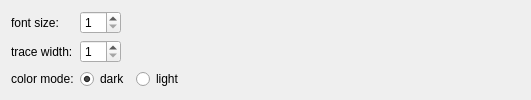
           <widget class="QWidget" name="styleTab">
            <attribute name="title">
             <string>style</string>
            </attribute>
            <layout class="QHBoxLayout" name="horizontalLayout_20">
             <item>
              <layout class="QFormLayout" name="formLayout_9">
               <item row="0" column="0">
                <widget class="QLabel" name="label_7">
                 <property name="text">
                  <string>font size:</string>
                 </property>
                </widget>
               </item>
               <item row="0" column="1">
                <layout class="QHBoxLayout" name="horizontalLayout_28">
                 <item>
                  <widget class="QSpinBox" name="fontSizeSelect">
                   <property name="toolTip">
                    <string>set font point size for plots</string>
                   </property>
                   <property name="minimum">
                    <number>1</number>
                   </property>
                  </widget>
                 </item>
                 <item>
                  <spacer name="horizontalSpacer_10">
                   <property name="orientation">
                    <enum>Qt::Horizontal</enum>
                   </property>
                   <property name="sizeHint" stdset="0">
                    <size>
                     <width>40</width>
                     <height>20</height>
                    </size>
                   </property>
                  </spacer>
                 </item>
                </layout>
               </item>
               <item row="1" column="0">
                <widget class="QLabel" name="label_15">
                 <property name="text">
                  <string>trace width:</string>
                 </property>
                </widget>
               </item>
               <item row="1" column="1">
                <layout class="QHBoxLayout" name="horizontalLayout_19">
                 <item>
                  <widget class="QSpinBox" name="lineWidthSelect">
                   <property name="toolTip">
                    <string>set line width for all traces (overrides indiviual settings)</string>
                   </property>
                   <property name="minimum">
                    <number>1</number>
                   </property>
                  </widget>
                 </item>
                 <item>
                  <spacer name="horizontalSpacer_6">
                   <property name="orientation">
                    <enum>Qt::Horizontal</enum>
                   </property>
                   <property name="sizeHint" stdset="0">
                    <size>
                     <width>40</width>
                     <height>20</height>
                    </size>
                   </property>
                  </spacer>
                 </item>
                </layout>
               </item>
               <item row="2" column="0">
                <widget class="QLabel" name="label_17">
                 <property name="text">
                  <string>color mode:</string>
                 </property>
                </widget>
               </item>
               <item row="2" column="1">
                <layout class="QHBoxLayout" name="horizontalLayout_6">
                 <item>
                  <widget class="QRadioButton" name="darkModeButton">
                   <property name="toolTip">
                    <string>set plot dark mode (dark background)</string>
                   </property>
                   <property name="text">
                    <string>dark</string>
                   </property>
                   <property name="checked">
                    <bool>true</bool>
                   </property>
                   <attribute name="buttonGroup">
                    <string notr="true">colorModeButtonGroup</string>
                   </attribute>
                  </widget>
                 </item>
                 <item>
                  <widget class="QRadioButton" name="lightModeButton">
                   <property name="toolTip">
                    <string>set plot light mode (light background)</string>
                   </property>
                   <property name="text">
                    <string>light</string>
                   </property>
                   <property name="checked">
                    <bool>false</bool>
                   </property>
                   <attribute name="buttonGroup">
                    <string notr="true">colorModeButtonGroup</string>
                   </attribute>
                  </widget>
                 </item>
                 <item>
                  <spacer name="horizontalSpacer_9">
                   <property name="orientation">
                    <enum>Qt::Horizontal</enum>
                   </property>
                   <property name="sizeHint" stdset="0">
                    <size>
                     <width>40</width>
                     <height>20</height>
                    </size>
                   </property>
                  </spacer>
                 </item>
                </layout>
               </item>
              </layout>
             </item>
             <item>
              <spacer name="horizontalSpacer_8">
               <property name="orientation">
                <enum>Qt::Horizontal</enum>
               </property>
               <property name="sizeHint" stdset="0">
                <size>
                 <width>296</width>
                 <height>20</height>
                </size>
               </property>
              </spacer>
             </item>
            </layout>
           </widget>
